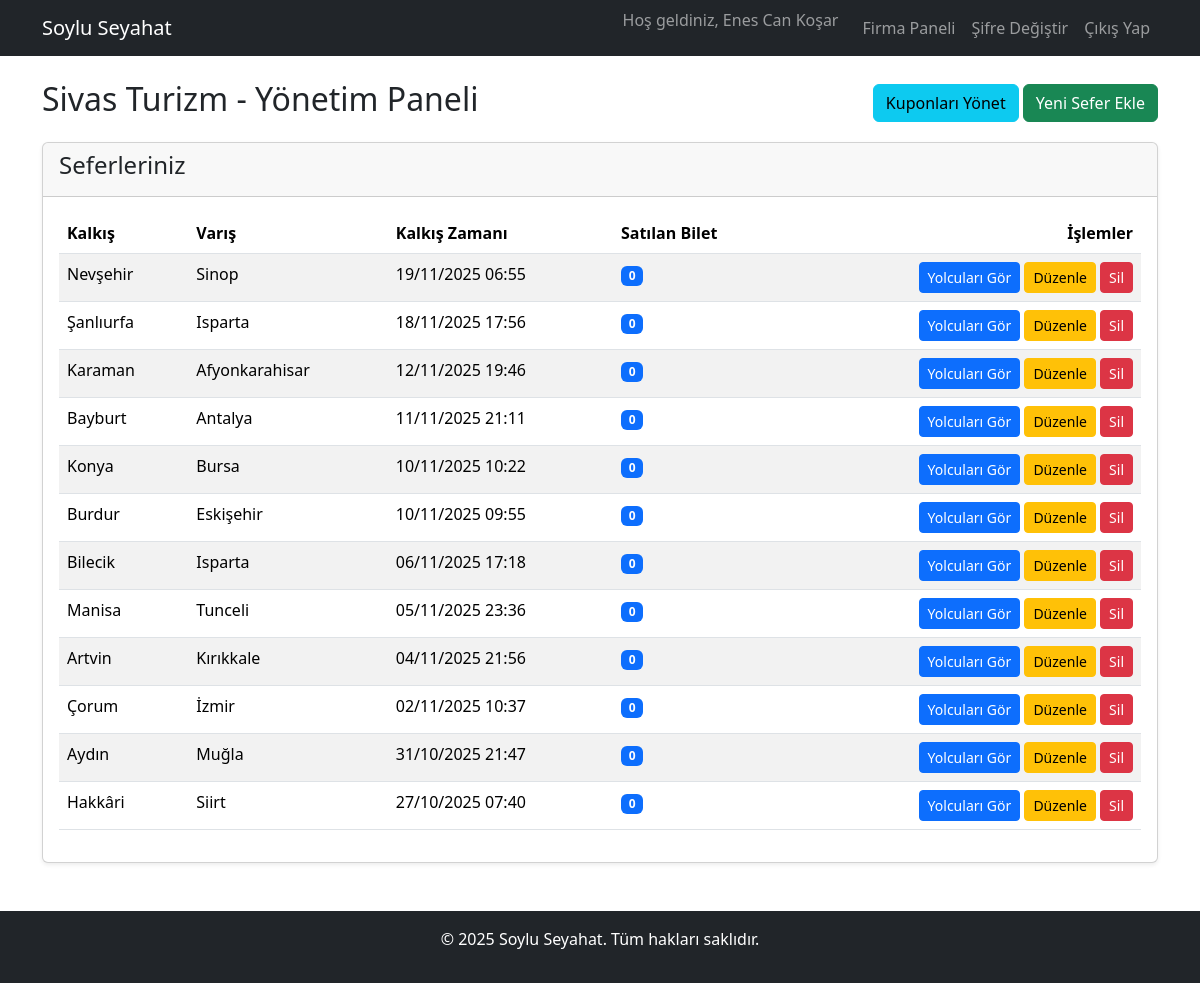
/company_panel.php (signed in), run on the app's committed database.
### tables this page shows
CREATE TABLE Bus_Company (
id UUID PRIMARY KEY,
name TEXT UQ NN,
logo_path TEXT,
created_at TIMESTAMP);

CREATE TABLE Trips (
    id TEXT PRIMARY KEY,
    departure_city TEXT NOT NULL,
    destination_city TEXT NOT NULL,
    departure_time TEXT NOT NULL, 
    arrival_time TEXT NOT NULL, 
    price REAL NOT NULL,
    capacity INTEGER NOT NULL,
    created_at TEXT DEFAULT CURRENT_TIMESTAMP,
    company_id TEXT NOT NULL,
    FOREIGN KEY (company_id) REFERENCES Bus_Company(id)
);

### public/company_panel.php (the view, shortened to what this page needs)
<?php
$db = getDBConnection();
$company_id = $_SESSION['company_id'];
$stmt_trips = $db->prepare("SELECT tr.*, (SELECT COUNT(id) FROM Tickets WHERE trip_id = tr.id) AS ticket_count FROM Trips AS tr WHERE tr.company_id = ? ORDER BY tr.departure_time DESC");
$stmt_trips->execute([$company_id]);
$trips = $stmt_trips->fetchAll();
$stmt_company = $db->prepare("SELECT name FROM Bus_Company WHERE id = ?");
$stmt_company->execute([$company_id]);
$company_name = $stmt_company->fetchColumn();
include '../src/templates/header.php';
?>
<div class="d-flex justify-content-between align-items-center flex-wrap gap-2 mb-3">
    <h2><?php echo htmlspecialchars($company_name); ?> - Yönetim Paneli</h2>
    <div>
        <a href="kupon_yonetim.php" class="btn btn-info">Kuponları Yönet</a>
        <a href="sefer_ekle.php" class="btn btn-success">Yeni Sefer Ekle</a>
    </div>
</div>
<div class="card shadow-sm">
    <div class="card-header"><h4>Seferleriniz</h4></div>
    <div class="card-body">
        <div class="table-responsive">
            <table class="table table-striped table-hover">
                <thead>
                    <tr>
                        <th>Kalkış</th>
                        <th>Varış</th>
                        <th>Kalkış Zamanı</th>
                        <th>Satılan Bilet</th>
                        <th class="text-end">İşlemler</th>
                    </tr>
                </thead>
                <tbody>
                    <?php foreach ($trips as $trip): ?>
                        <tr>
                            <td><?php echo htmlspecialchars($trip['departure_city']); ?></td>
                            <td><?php echo htmlspecialchars($trip['destination_city']); ?></td>
                            <td><?php echo date('d/m/Y H:i', strtotime($trip['departure_time'])); ?></td>
                            <td><span class="badge bg-primary"><?php echo $trip['ticket_count']; ?></span></td>
                            <td class="text-end">
                                <a href="yolcu_listesi.php?trip_id=<?php echo $trip['id']; ?>" class="btn btn-sm btn-primary">Yolcuları Gör</a>
                                <a href="sefer_duzenle.php?id=<?php echo $trip['id']; ?>" class="btn btn-sm btn-warning">Düzenle</a>
                                <?php if ($trip['ticket_count'] == 0): ?>
                                    <a href="sefer_sil.php?id=<?php echo $trip['id']; ?>" class="btn btn-sm btn-danger" onclick="return confirm('Bu sefere hiç bilet satılmamış. Kalıcı olarak silmek istediğinizden emin misiniz?');">Sil</a>
                                <?php else: ?>
                                    <button class="btn btn-sm btn-danger" disabled title="Bu sefere bilet satıldığı için silemezsiniz.">Sil</button>
                                <?php endif; ?>
                            </td>
                        </tr>
                    <?php endforeach; ?>
                </tbody>
            </table>
        </div>
    </div>
</div>
<?php include '../src/templates/footer.php'; ?>

### public/assets/css/style.css (style rules this page uses)
html, body { height: 100%; margin: 0; }
body { display: flex; flex-direction: column; }

### data on the page
bus_company: name "Sivas Turizm"
trips: departure_city "Nevşehir", destination_city "Sinop", departure_time "19/11/2025 06:55", ticket_count "0"
trips: departure_city "Şanlıurfa", destination_city "Isparta", departure_time "18/11/2025 17:56", ticket_count "0"
trips: departure_city "Karaman", destination_city "Afyonkarahisar", departure_time "12/11/2025 19:46", ticket_count "0"
trips: departure_city "Bayburt", destination_city "Antalya", departure_time "11/11/2025 21:11", ticket_count "0"
trips: departure_city "Konya", destination_city "Bursa", departure_time "10/11/2025 10:22", ticket_count "0"
trips: departure_city "Burdur", destination_city "Eskişehir", departure_time "10/11/2025 09:55", ticket_count "0"
trips: departure_city "Bilecik", destination_city "Isparta", departure_time "06/11/2025 17:18", ticket_count "0"
trips: departure_city "Manisa", destination_city "Tunceli", departure_time "05/11/2025 23:36", ticket_count "0"
trips: departure_city "Artvin", destination_city "Kırıkkale", departure_time "04/11/2025 21:56", ticket_count "0"
trips: departure_city "Çorum", destination_city "İzmir", departure_time "02/11/2025 10:37", ticket_count "0"
trips: departure_city "Aydın", destination_city "Muğla", departure_time "31/10/2025 21:47", ticket_count "0"
trips: departure_city "Hakkâri", destination_city "Siirt", departure_time "27/10/2025 07:40", ticket_count "0"

### other printed values
$_SESSION['full_name'] "Enes Can Koşar"
